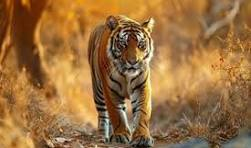
#> input picture day 2/image2.jpeg, 251 x 148 px
$ python hands.py
#> lines starting #> are read from the running program, lines starting #| are printed output that depends on the picture
import cv2
import matplotlib.pyplot as plt
img=cv2.imread("image2.jpeg")
#> img is the input picture: shape (148, 251, 3); mean B, G, R 62.8, 111.2, 154
gaussian=cv2.GaussianBlur(img,(5,5),0)
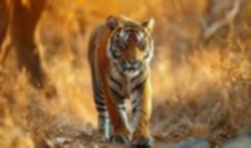
#> gaussian: shape (148, 251, 3); mean B, G, R 62.8, 111.2, 154
gray=cv2.cvtColor(img,cv2.COLOR_BGR2GRAY)
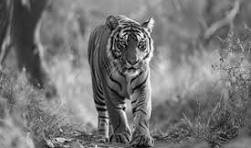
#> gray: shape (148, 251); min 1, max 253, mean 118.5
edge=cv2.Canny(gray,50,100)
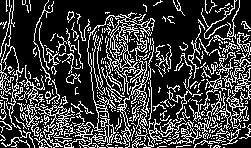
#> edge: shape (148, 251); 24.6% white in thin lines or dots
plt.imshow(cv2.cvtColor(edge,cv2.COLOR_BGR2RGB))
plt.show()

$ run again, with day 2/J13Wn.jpg copied over day 2/image2.jpeg
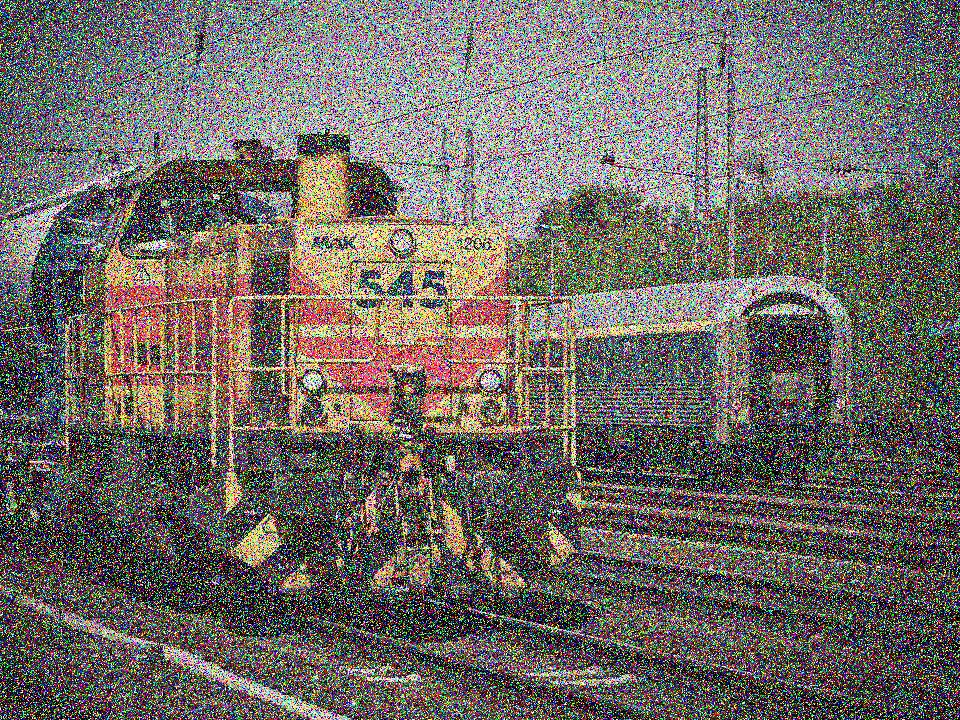
#> input picture day 2/J13Wn.jpg, 960 x 720 px
#> img is the input picture: shape (720, 960, 3); mean B, G, R 102, 106.2, 111.9
#> `gray=cv2.cvtColor(img,cv2.COLOR_BGR2GRAY)`:
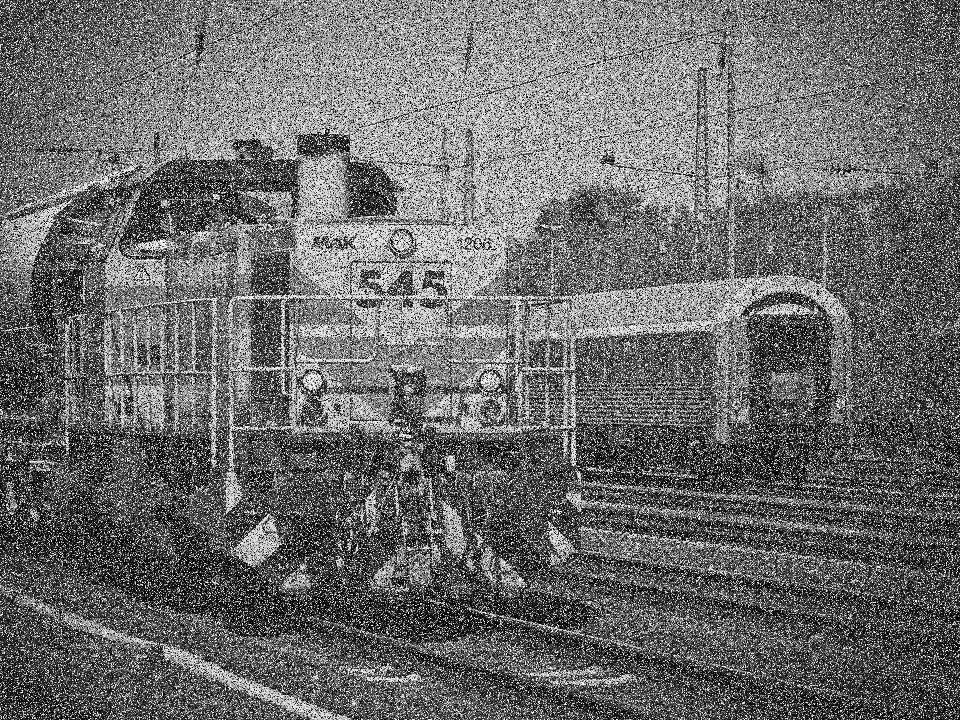
#> gray: shape (720, 960); min 0, max 255, mean 107.4
#> `edge=cv2.Canny(gray,50,100)`:
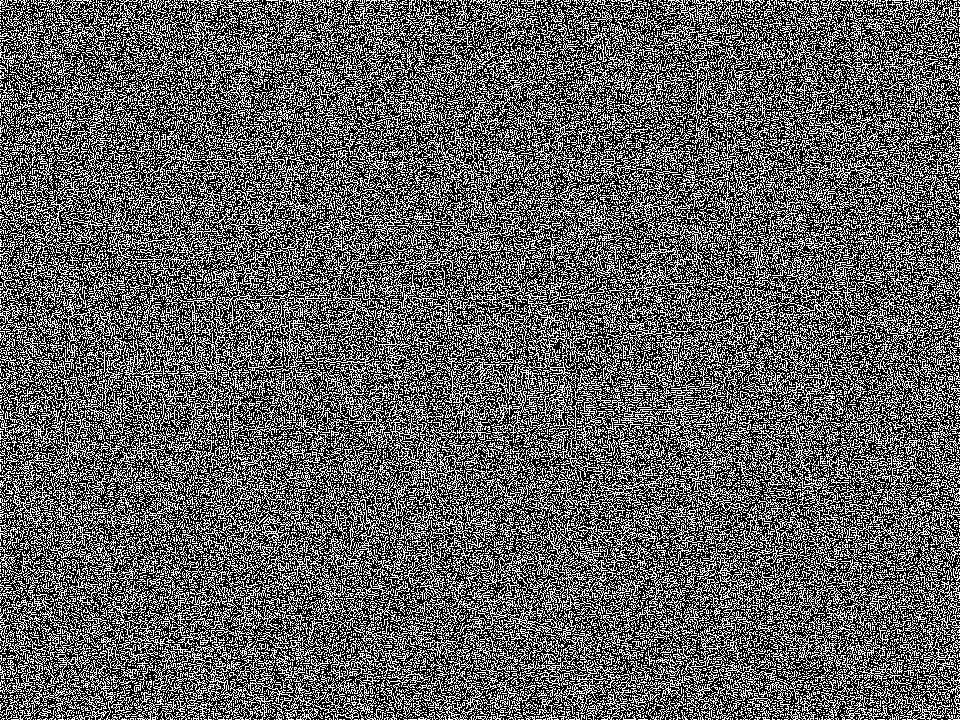
#> edge: shape (720, 960); 37.4% white in thin lines or dots
